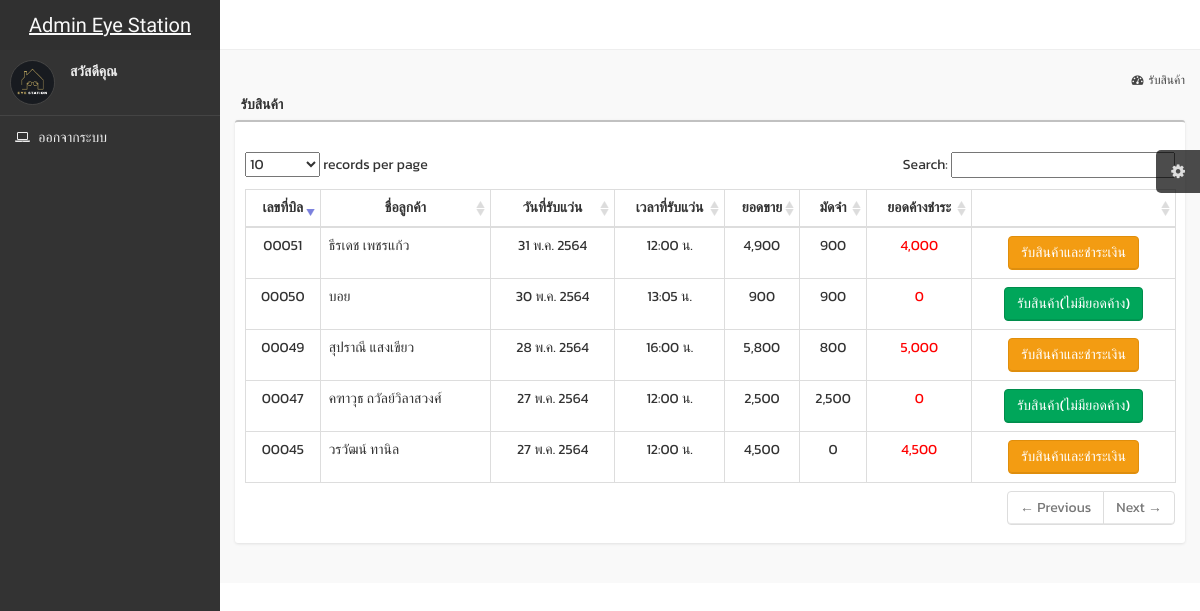
The page /admin/select_recive.php on the database its author committed.
### tables this page shows
CREATE TABLE `sale` (
  `id_sale` int(11) NOT NULL,
  `name` varchar(100) NOT NULL,
  `tel` varchar(30) NOT NULL,
  `date_sale` date NOT NULL,
  `date_recive` date NOT NULL,
  `time_recive` time NOT NULL,
  `total_price` int(10) NOT NULL,
  `mudjum` int(10) NOT NULL,
  `date_mudjum` date NOT NULL,
  `payrevive` int(10) NOT NULL DEFAULT 0,
  `date_payrecive` date NOT NULL,
  `balance` int(10) NOT NULL,
  `status` varchar(20) NOT NULL
);

### admin/select_recive.php (the view, shortened to what this page needs)
<!DOCTYPE html>
<html>
    <head>
        <link href=".css/bootstrap.min.css" rel="stylesheet" type="text/css" />
        <link href="css/font-awesome.min.css" rel="stylesheet" type="text/css" />
        <link href="css/ionicons.min.css" rel="stylesheet" type="text/css" />
        <link href="css/morris/morris.css" rel="stylesheet" type="text/css" />
        <link href="css/AdminLTE.css" rel="stylesheet" type="text/css" />
        <link href="css/datatables/dataTables.bootstrap.css" rel="stylesheet" type="text/css" />
        <link rel="stylesheet" href="https://maxcdn.bootstrapcdn.com/bootstrap/3.4.1/css/bootstrap.min.css">
<?php
function DateThai($strDate)
    {
        $strYear = date("Y",strtotime($strDate));
        $strMonth= date("n",strtotime($strDate));
        $strDay= date("j",strtotime($strDate));
        $strMonthCut = Array("","ม.ค.","ก.พ.","มี.ค.","เม.ย.","พ.ค.","มิ.ย.","ก.ค.","ส.ค.","ก.ย.","ต.ค.","พ.ย.","ธ.ค.");
        $strMonthThai=$strMonthCut[$strMonth];
        return "$strDay $strMonthThai $strYear";
    }
?>
    </head>
    <body class="skin-black">
        <?php include "header.php"; ?>
        <div class="wrapper row-offcanvas row-offcanvas-left">
            <?php include "menu.php"; ?>
            <aside class="right-side">
                <section class="content-header">
                    <ol class="breadcrumb">
                        <li><a href="#"><i class="fa fa-dashboard"></i>รับสินค้า</a></li>
                    </ol>
                </section>
              <section class="content">
                    <div class="row">
                        <div class="col-xs-12">
                            <label>&nbsp;&nbsp;รับสินค้า</label>
                            <div class="box">
                                <br>
                                <div class="box-body table-responsive">
                                    <table id="example2" class="table table-bordered table-hover">
                                    <thead>
                                    <tr>
                                <th><center>เลขที่บิล</center></th>
                                <th><center>ชื่อลูกค้า</center></th>
                                <th><center>วันที่รับแว่น</center></th>
                                <th><center>เวลาที่รับแว่น</center></th>
                                <th><center>ยอดขาย</center></th>
                                <th><center>มัดจำ</center></th>
                                <th><center>ยอดค้างชำระ</center></th>
                                <th><center></center></th>
                                </tr>
                                </thead>
            <?php
                include "../server.php";
                $sql = "SELECT * FROM sale where status='กำลังดำเนินการ' order by id_sale desc,date_recive desc,time_recive asc ";
                $query = mysqli_query($objCon,$sql);
                while($result=mysqli_fetch_array($query,MYSQLI_ASSOC))
            {
                 $Seq = substr("00000".$result["id_sale"],-5,5);
            ?>
                <tr>
                                <td><center><?php echo $Seq; ?><center></td>
                                <td><?php echo $result["name"]; ?></td>
                                <td align="center"><?php echo DateThai($result["date_recive"]); ?></td>
                                <td align="center"><?php echo date('H:i',strtotime($result["time_recive"])); ?> น.</td>
                                <td align="center"><?php echo number_format($result["total_price"]) ;?></td>
                                <td align="center"><?php echo number_format($result["mudjum"]) ;?></td>
                                <td align="center"><font color="red"><?php echo number_format($result["balance"]) ;?></font></td>
                                <?php if($result["balance"] == 0){ ?>
            <td align="center"><a href="select_recive2.php?idsale=<?php echo $result["id_sale"];?>"><button type="button" class="btn btn-success" onClick="return confirm('ยืนยันการรับสินค้า')">รับสินค้า(ไม่มียอดค้าง)</button></a></td>
                <?php }else{ ?>
            <td align="center" data-toggle="modal" data-target="#myModal<?php echo $result['id_sale'];?>"><button type="button" class="btn btn-warning">รับสินค้าและชำระเงิน</button></td>
           <?php include ("emp_recive.php"); } ?>
            </tr>
            <?php
            }
            ?>
                        </div>
                    </div>
                </section>
            </aside>
        </div>
    </body>
</html>

### admin/css/AdminLTE.css (style rules this page uses)
html, body { overflow-x: hidden!important; font-family: 'Source Sans Pro', sans-serif; -webkit-font-smoothing: antialiased; min-height: 100%; background: #f9f9f9; }
a { color: #3c8dbc; }
.wrapper { min-height: 100%; }
.wrapper:before, .wrapper:after { display: table; content: " "; }
.wrapper:after { clear: both; }
.right-side, .left-side { min-height: 100%; display: block; }
.right-side { background-color: #f9f9f9; margin-left: 220px; }
.content { padding: 20px 15px; background: #f9f9f9; }
.right-side > .content-header { position: relative; padding: 15px 15px 10px 20px; }
.right-side > .content-header > .breadcrumb { float: right; background: transparent; margin-top: 0px; margin-bottom: 0; font-size: 12px; padding: 7px 5px; position: absolute; top: 15px; right: 10px; -webkit-border-radius: 2px; -moz-border-radius: 2px; border-radius: 2px; }
.right-side > .content-header > .breadcrumb > li > a { color: #444; text-decoration: none; }
.right-side > .content-header > .breadcrumb > li > a > .fa, .right-side > .content-header > .breadcrumb > li > a > .glyphicon, .right-side > .content-header > .breadcrumb > li > a > .ion { margin-right: 5px; }
.box { position: relative; background: #ffffff; border-top: 2px solid #c1c1c1; margin-bottom: 20px; -webkit-border-radius: 3px; -moz-border-radius: 3px; border-radius: 3px; width: 100%; box-shadow: 0px 1px 3px rgba(0, 0, 0, 0.1); }
.box .box-body { padding: 10px; -webkit-border-top-left-radius: 0; -webkit-border-top-right-radius: 0; -webkit-border-bottom-right-radius: 3px; -webkit-border-bottom-left-radius: 3px; -moz-border-radius-topleft: 0; -moz-border-radius-topright: 0; -moz-border-radius-bottomright: 3px; -moz-border-radius-bottomleft: 3px; border-top-left-radius: 0; border-top-right-radius: 0; border-bottom-right-radius: 3px; border-bottom-left-radius: 3px; }
.box .box-body .table { margin-bottom: 0; }
.btn { font-weight: 500; -webkit-border-radius: 3px; -moz-border-radius: 3px; border-radius: 3px; border: 1px solid transparent; -webkit-box-shadow: inset 0px -2px 0px 0px rgba(0, 0, 0, 0.09); -moz-box-shadow: inset 0px -2px 0px 0px rgba(0, 0, 0, 0.09); box-shadow: inset 0px -1px 0px 0px rgba(0, 0, 0, 0.09); }
.btn.btn-success { background-color: #00a65a; border-color: #008d4c; }
.btn.btn-warning { background-color: #f39c12; border-color: #e08e0b; }
.skin-black .right-side > .content-header { background: transparent; box-shadow: none; }

### admin/select_recive.php (style rules this page uses)
body { font-family: 'Athiti', sans-serif; font-family: 'Kanit', sans-serif; }

### admin/header.php (style rules this page uses)
body { font-family: 'Athiti', sans-serif; font-family: 'Kanit', sans-serif; }
table th { text-align: center; }

### admin/menu.php (style rules this page uses)
body { font-family: 'Athiti', sans-serif; font-family: 'Kanit', sans-serif; }

### admin/emp_recive.php (style rules this page uses)
body { font-family: 'Athiti', sans-serif; font-family: 'Kanit', sans-serif; }

### rows shown on the page
sale: id_sale "00051", name "ธีรเดช เพชรแก้ว", date_recive "31 พ.ค. 2564", time_recive "12:00", total_price "4,900", mudjum "900", balance "4,000"
sale: id_sale "00050", name "บอย", date_recive "30 พ.ค. 2564", time_recive "13:05", total_price "900", mudjum "900", balance "0"
sale: id_sale "00049", name "สุปราณี แสงเขียว", date_recive "28 พ.ค. 2564", time_recive "16:00", total_price "5,800", mudjum "800", balance "5,000"
sale: id_sale "00047", name "คฑาวุธ ถวัลย์วิลาสวงศ์", date_recive "27 พ.ค. 2564", time_recive "12:00", total_price "2,500", mudjum "2,500", balance "0"
sale: id_sale "00045", name "วรวัฒน์ ทานิล", date_recive "27 พ.ค. 2564", time_recive "12:00", total_price "4,500", mudjum "0", balance "4,500"
